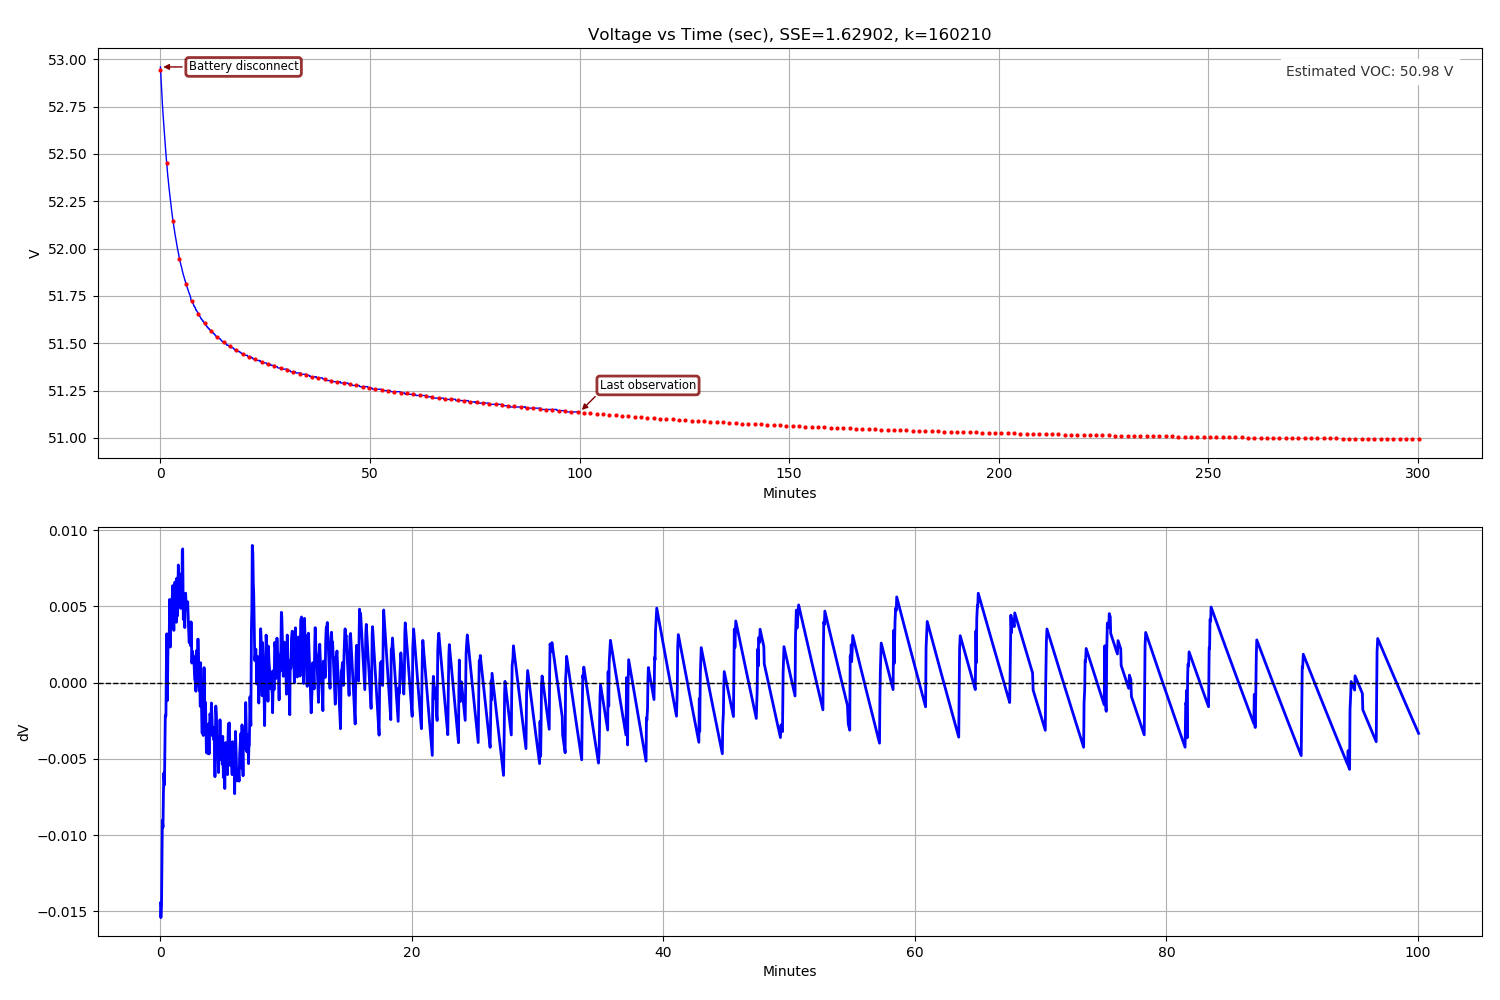

Recreate this plot in Python.
#!/usr/bin/env python
# -*- coding: utf-8 -*-
#
# ade:
# Asynchronous Differential Evolution.
#
# Copyright (C) 2018-19 by Edwin A. Suominen,
# http://edsuom.com/ade
#
# See edsuom.com for API documentation as well as information about
# Ed's background and other projects, software and otherwise.
# 
# Licensed under the Apache License, Version 2.0 (the "License");
# you may not use this file except in compliance with the
# License. You may obtain a copy of the License at
# 
#   http://www.apache.org/licenses/LICENSE-2.0
# 
# Unless required by applicable law or agreed to in writing,
# software distributed under the License is distributed on an "AS
# IS" BASIS, WITHOUT WARRANTIES OR CONDITIONS OF ANY KIND, either
# express or implied. See the License for the specific language
# governing permissions and limitations under the License.


"""
Example script I{voc.py}: Identifying coefficients for the
open-circuit voltage of an AGM lead-acid battery over time.

This example reads a two-item-per-line CSV file. Each line
contains: (B{1}) the time in seconds from some arbitrary starting
time, (B{2}) the battery voltage with no charge or discharge current.

Then it uses asynchronous differential evolution to efficiently find a
nonlinear best-fit curve.
"""

import time

import numpy as np
from scipy import signal

from twisted.internet import reactor, defer

from asynqueue.process import ProcessQueue
from yampex.plot import Plotter

from ade.util import *
from ade.population import Population
from ade.de import DifferentialEvolution

from data import Data


class BatteryData(Data):
    """
    Run L{setup} on my instance to decompress and load the
    voc.csv.bz2 CSV file.

    The CSV file isn't included in the I{ade} package and will
    automatically be downloaded from U{edsuom.com}. Here's the privacy
    policy for my site (it's short, as all good privacy policies
    should be)::

        Privacy policy: I don’t sniff out, track, or share anything
        identifying individual visitors to this site. There are no
        cookies or anything in place to let me see where you go on the
        Internetthat’s creepy. All I get (like anyone else with a web
        server), is plain vanilla server logs with “referral” info
        about which web page sent you to this one.

    @see: The L{Data} base class.
    """
    basename = "voc"


class Reporter(object):
    """
    An instance of me is called each time a combination of parameters
    is found that's better than any of the others thus far.

    Prints the sum-of-squared error and parameter values to the
    console and updates a plot image (PNG) at I{plotFilePath}.

    @cvar plotFilePath: The file name in the current directory of a
        PNG file to write an update with a Matplotlib plot image of
        the actual vs. modeled temperature versus thermistor
        resistance curves.
    """
    plotFilePath = "voc.png"
    N_curve_plot = 200
    extrapolationMultiple = 3

    def __init__(self, evaluator, population):
        """
        C{Reporter(evaluator, population)}
        """
        self.ev = evaluator
        self.prettyValues = population.pm.prettyValues
        self.pt = Plotter(
            2, filePath=self.plotFilePath, width=15, height=10)
        self.pt.set_grid()
        self.pt.set_timex()

    def __call__(self, values, counter, SSE):
        """
        Prints out a new best parameter combination and its curve vs
        observations, with lots of extrapolation to the right.
        """
        def titlePart(*args):
            titleParts.append(sub(*args))

        SSE_info = sub("SSE={:g}", SSE)
        titleParts = []
        titlePart("Voltage vs Time (sec)")
        titlePart(SSE_info)
        titlePart("k={:d}", counter)
        msg(0, self.prettyValues(values, SSE_info+", with"), 0)
        with self.pt as sp:
            sp.set_title(", ".join(titleParts))
            t = self.ev.t
            V = self.ev.X[:,0]
            # Model versus observations
            sp.add_line('-', 1)
            sp.set_ylabel("V")
            sp.set_zeroLine(values[-1])
            sp.add_annotation(0, "Battery disconnect")
            sp.add_annotation(-1, "Last observation")
            sp.add_textBox("NE", "Estimated VOC: {:.2f} V", values[-1])
            ax = sp(t, V)
            tm = np.linspace(
                t.min(), self.extrapolationMultiple*t.max(), self.N_curve_plot)
            V_curve = self.ev.curve(tm, *values)
            ax.plot(tm, V_curve, 'ro', markersize=2)
            # Residuals
            res = self.ev.curve(t, *values) - V
            sp.set_ylabel("dV")
            sp.set_zeroLine()
            k = np.argmax(np.abs(res[2:])) + 2
            resPercentage = 100 * res[k]/V[k]
            sp(t, res)
        self.pt.show()


class Evaluator(Picklable):
    """
    I evaluate battery VOC model fitness.
    
    Construct an instance of me, run the L{setup} method, and wait (in
    non-blocking Twisted-friendly fashion) for the C{Deferred} it
    returns to fire. Then call the instance a bunch of times with
    parameter values for a L{curve} to get a (deferred)
    sum-of-squared-error fitness of the curve to the thermistor data.
    """
    scale_SSE = 100
    bounds = {
        # Initial rapid drop with up to 10 minute time constant
        'a1':   (0,      40),
        'b1':   (1,      10*60),
        'c1':   (1,      200),
        # Middle drop with 20 min to 2 hour time constant
        'a2':   (0,      600),
        'b2':   (20*60,  2*3600),
        'c2':   (50,     1000),
        # Slow settling with 1-12 hour time constant
        'a3':   (0,      800),
        'b3':   (3600,   12*3600),
        'c3':   (100,    4000),
        # A bit beyond the extremes for VOC of an AGM lead acid battery
        'voc':  (45,     54),
    }

    def setup(self):
        """
        Returns a C{Deferred} that fires with two equal-length sequences,
        the names and bounds of all parameters to be determined.

        Also creates a dict of I{indices} in those sequences, keyed by
        parameter name.
        """
        def done(null):
            for name in ('t', 'X'):
                setattr(self, name, getattr(data, name))
            return names, bounds

        bounds = []
        names = sorted(self.bounds.keys())
        for name in names:
            bounds.append(self.bounds[name])
        # The data
        data = BatteryData()
        return data.setup().addCallbacks(done, oops)

    def curve(self, t, *args):
        """
        Given a 1-D time vector followed by arguments defining curve
        parameters, returns a 1-D vector of battery voltage over that
        time with with no charge or discharge current, with one
        particular but unknown SOC.

        The model implements this equation:

        M{V = a1*exp(-t/b1+c1) + ... ak*exp(-t/bk+ck) + voc}
        """
        V = args[-1]
        for k in range(3):
            a, b, c = args[3*k:3*k+3]
            V += a*np.exp(-(t+c)/b)
        return V
    
    def __call__(self, values):
        """
        Evaluation function for the parameter I{values}.
        """
        V = self.X[:,0]
        V_curve = self.curve(self.t, *values)
        return self.scale_SSE * np.sum(np.square(V_curve - V))

        
class Runner(object):
    """
    I run everything to fit a curve to thermistor data using
    asynchronous differential evolution.

    Construct an instance of me with an instance of L{Args} that has
    parsed command-line options, then have the Twisted reactor call
    the instance when it starts. Then start the reactor and watch the
    fun.
    """
    def __init__(self, args):
        """
        C{Runner(args)}
        """
        self.args = args
        self.ev = Evaluator()
        N = args.N if args.N else ProcessQueue.cores()-1
        self.q = ProcessQueue(N, returnFailure=True)
        self.fh = open("voc.log", 'w') if args.l else True
        msg(self.fh)

    @defer.inlineCallbacks
    def shutdown(self):
        """
        Call this to shut me down when I'm done. Shuts down my
        C{ProcessQueue}, which can take a moment.

        Repeated calls have no effect.
        """
        if self.q is not None:
            msg("Shutting down...")
            yield self.q.shutdown()
            msg("Task Queue is shut down")
            self.q = None
            msg("Goodbye")
        
    def evaluate(self, values):
        """
        The function that gets called with each combination of parameters
        to be evaluated for fitness.
        """
        if values is None:
            return self.shutdown()
        values = list(values)
        if self.q: return self.q.call(self.ev, values)
    
    @defer.inlineCallbacks
    def __call__(self):
        t0 = time.time()
        args = self.args
        names_bounds = yield self.ev.setup().addErrback(oops)
        self.p = Population(
            self.evaluate,
            names_bounds[0], names_bounds[1], popsize=args.p)
        yield self.p.setup().addErrback(oops)
        reporter = Reporter(self.ev, self.p)
        self.p.addCallback(reporter)
        F = [float(x) for x in args.F.split(',')]
        de = DifferentialEvolution(
            self.p,
            CR=args.C, F=F, maxiter=args.m,
            randomBase=not args.b, uniform=args.u,
            adaptive=not args.n, bitterEnd=True, logHandle=self.fh)
        yield de()
        yield self.shutdown()
        msg(0, "Final population:\n{}", self.p)
        msg(0, "Elapsed time: {:.2f} seconds", time.time()-t0, 0)
        msg(None)
        reactor.stop()

    def run(self):
        return self().addErrback(oops)


args = Args(
    """
    Parameter finder for AGM lead-acid battery open-circuit voltage
    model using Differential Evolution.

    Downloads a compressed CSV file of real VOC data points from
    edsuom.com to the current directory (if it's not already
    present). The data points and the current best-fit curves are
    plotted in the PNG file (also in the current directory)
    pfinder.png. You can see the plots, automatically updated, with
    the Linux command "qiv -Te thermistor.png". (Possibly that other
    OS may have something that works, too.)

    Press the Enter key to quit early.
    """
)
args('-m', '--maxiter', 800, "Number of DE generations to run")
args('-p', '--popsize', 20, "Population: # individuals per unknown parameter")
args('-C', '--CR', 0.8, "DE Crossover rate CR")
args('-F', '--F', "0.5,1.0", "DE mutation scaling F: two values for range")
args('-b', '--best', "Use DE/best/1 instead of DE/rand/1")
args('-n', '--not-adaptive', "Don't use automatic F adaptation")
args('-u', '--uniform', "Initialize population uniformly instead of with LHS")
args('-N', '--N-cores', 0, "Limit the number of CPU cores")
args('-l', '--logfile', "Write results to logfile 'voc.log' instead of STDOUT")


def main():
    """
    Called when this module is run as a script.
    """
    if args.h:
        return
    r = Runner(args)
    reactor.callWhenRunning(r.run)
    reactor.run()


if __name__ == '__main__':
    main()
